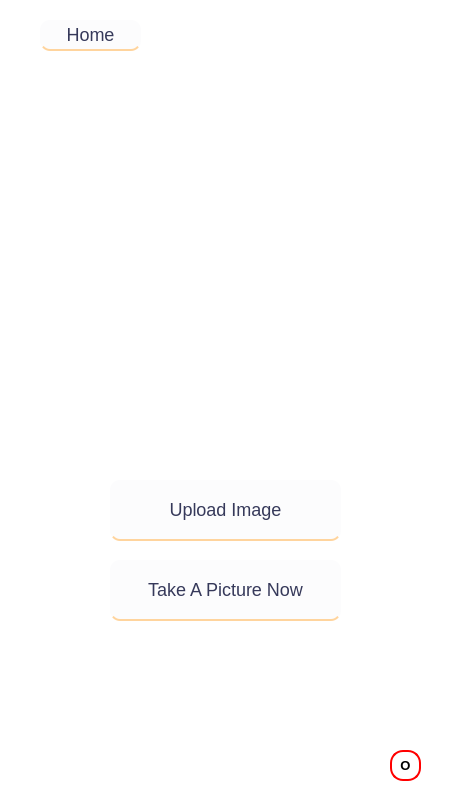
<?xml version="1.0" encoding="UTF-8"?>
<ui version="4.0">
 <class>MainWindow</class>
 <widget class="QMainWindow" name="MainWindow">
  <property name="geometry">
   <rect>
    <x>0</x>
    <y>0</y>
    <width>451</width>
    <height>810</height>
   </rect>
  </property>
  <property name="windowTitle">
   <string>MainWindow</string>
  </property>
  <widget class="QWidget" name="centralwidget">
   <widget class="QPushButton" name="pushButton">
    <property name="geometry">
     <rect>
      <x>110</x>
      <y>480</y>
      <width>231</width>
      <height>61</height>
     </rect>
    </property>
    <property name="cursor">
     <cursorShape>PointingHandCursor</cursorShape>
    </property>
    <property name="styleSheet">
     <string notr="true">QPushButton {
	background-color: #FCFCFD;
	color: #36395A;
	font-size: 18px;
	border: none;
	border-radius: 10px;
	border-bottom: 2px solid #ffd49d;
}
</string>
    </property>
    <property name="text">
     <string>Upload Image</string>
    </property>
   </widget>
   <widget class="QPushButton" name="pushButton_3">
    <property name="geometry">
     <rect>
      <x>110</x>
      <y>560</y>
      <width>231</width>
      <height>61</height>
     </rect>
    </property>
    <property name="cursor">
     <cursorShape>PointingHandCursor</cursorShape>
    </property>
    <property name="styleSheet">
     <string notr="true">QPushButton {
	background-color: #FCFCFD;
	color: #36395A;
	font-size: 18px;
	border: none;
	border-radius: 10px;
	border-bottom: 2px solid #ffd49d;
}
</string>
    </property>
    <property name="text">
     <string>Take A Picture Now</string>
    </property>
   </widget>
   <widget class="QPushButton" name="pushButton_4">
    <property name="geometry">
     <rect>
      <x>40</x>
      <y>20</y>
      <width>101</width>
      <height>31</height>
     </rect>
    </property>
    <property name="font">
     <font>
      <pointsize>-1</pointsize>
     </font>
    </property>
    <property name="cursor">
     <cursorShape>PointingHandCursor</cursorShape>
    </property>
    <property name="styleSheet">
     <string notr="true">QPushButton {
	background-color: #FCFCFD;
	color: #36395A;
	font-size: 18px;
	border: none;
	border-radius: 10px;
	border-bottom: 2px solid #ffd49d;
}
</string>
    </property>
    <property name="text">
     <string>Home</string>
    </property>
   </widget>
   <widget class="QPushButton" name="pushButton_5">
    <property name="geometry">
     <rect>
      <x>390</x>
      <y>750</y>
      <width>31</width>
      <height>31</height>
     </rect>
    </property>
    <property name="font">
     <font>
      <family>Microsoft YaHei UI</family>
      <pointsize>10</pointsize>
      <weight>75</weight>
      <bold>true</bold>
     </font>
    </property>
    <property name="cursor">
     <cursorShape>PointingHandCursor</cursorShape>
    </property>
    <property name="styleSheet">
     <string notr="true">QPushButton {
	border-radius: 13px;
	border: 2px solid red;
}
</string>
    </property>
    <property name="text">
     <string>O</string>
    </property>
   </widget>
   <widget class="QLabel" name="label">
    <property name="geometry">
     <rect>
      <x>0</x>
      <y>160</y>
      <width>451</width>
      <height>251</height>
     </rect>
    </property>
    <property name="cursor">
     <cursorShape>PointingHandCursor</cursorShape>
    </property>
    <property name="styleSheet">
     <string notr="true">image: url(:/newPrefix/banner.png)</string>
    </property>
    <property name="text">
     <string/>
    </property>
   </widget>
   <widget class="QWidget" name="widget" native="true">
    <property name="geometry">
     <rect>
      <x>-10</x>
      <y>-10</y>
      <width>461</width>
      <height>821</height>
     </rect>
    </property>
    <property name="styleSheet">
     <string notr="true">QWidget {
	background: #fff;
}</string>
    </property>
   </widget>
   <zorder>widget</zorder>
   <zorder>pushButton</zorder>
   <zorder>pushButton_3</zorder>
   <zorder>pushButton_4</zorder>
   <zorder>pushButton_5</zorder>
   <zorder>label</zorder>
  </widget>
 </widget>
 <resources>
  <include location="banner.qrc"/>
 </resources>
 <connections/>
</ui>
